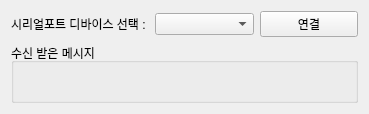
<?xml version="1.0" encoding="UTF-8"?>
<ui version="4.0">
 <class>Widget</class>
 <widget class="QWidget" name="Widget">
  <property name="geometry">
   <rect>
    <x>0</x>
    <y>0</y>
    <width>369</width>
    <height>114</height>
   </rect>
  </property>
  <property name="windowTitle">
   <string>Widget</string>
  </property>
  <layout class="QVBoxLayout" name="verticalLayout">
   <item>
    <layout class="QHBoxLayout" name="horizontalLayout_2">
     <item>
      <widget class="QLabel" name="label">
       <property name="text">
        <string>시리얼포트 디바이스 선택 : </string>
       </property>
      </widget>
     </item>
     <item>
      <widget class="QComboBox" name="comboBox"/>
     </item>
     <item>
      <widget class="QPushButton" name="connectionButton">
       <property name="text">
        <string>연결</string>
       </property>
      </widget>
     </item>
    </layout>
   </item>
   <item>
    <widget class="QGroupBox" name="groupBox">
     <property name="title">
      <string>수신 받은 메시지 </string>
     </property>
     <layout class="QHBoxLayout" name="horizontalLayout">
      <item>
       <widget class="QLabel" name="receiveMsgLabel">
        <property name="text">
         <string/>
        </property>
       </widget>
      </item>
     </layout>
    </widget>
   </item>
  </layout>
 </widget>
 <layoutdefault spacing="6" margin="11"/>
 <resources/>
 <connections/>
</ui>
